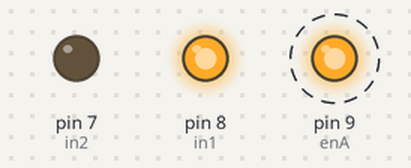
A sketch run on a simulated Arduino Uno, built with avr-gcc and run on an emulated ATmega328P. On the bench: output pins drawn as LEDs (lit = HIGH). Dashed ring = blinking.

Above: at 0.2 s.
Timing chart, 0 to 3.0 s (numbered marks = the images above):
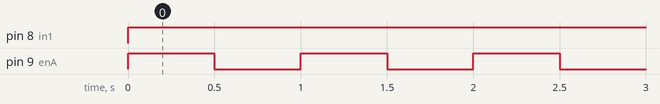

The sketch:

test-code.ino
```cpp
const int enA=9, in1=8, in2=7;
void setup() { pinMode(enA, OUTPUT); pinMode(in1, OUTPUT); pinMode(in2, OUTPUT); }
void loop() {
digitalWrite(in1, HIGH); digitalWrite(in2, LOW); digitalWrite(enA, HIGH);
delay(500);
digitalWrite(enA, LOW);
delay(500);
}
```

Measured:
- by itself, pin 8 (in1): LOW → HIGH at 0.00 s
- by itself, pin 9 (enA): alternates HIGH for 0.50 s and LOW for 0.50 s
